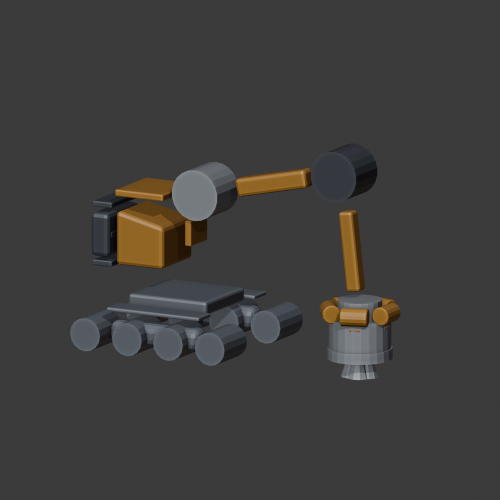
#> input picture Elements_Blender/claw_rig/assembly.png, 1000 x 1000 px (shown at 1/2 size)
$ python key.py ../../Elements_Blender/claw_rig/assembly.png ../../Elements_Blender/claw_rig/cab.png
#> lines starting #> are read from the running program, lines starting #| are printed output that depends on the picture; after the words box and inside, x2 and y2 are one past the last pixel; in counts of white or black regions, pixels touching at a corner belong together
import sys
from PIL import Image, ImageDraw, ImageFilter
src, dst = sys.argv[1], sys.argv[2]
im = Image.open(src).convert("RGB").resize((512,512), Image.LANCZOS)
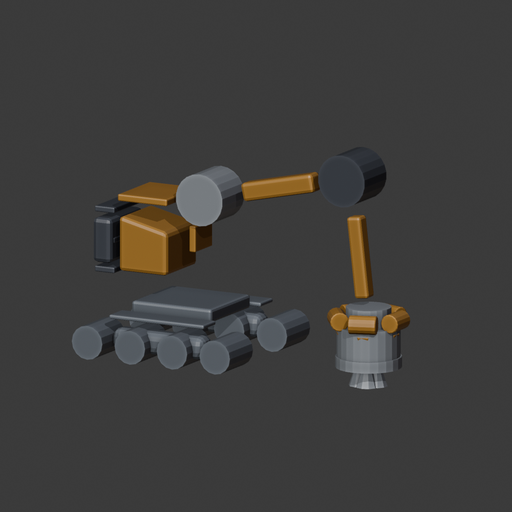
#> im: PIL image 512x512 RGB; mean R, G, B 62.4, 61.3, 59.8
w,h = im.size
#> w = 512; h = 512
SENT=(255,0,255)
seeds=[(0,0),(w-1,0),(0,h-1),(w-1,h-1),(w//2,0),(w//2,h-1),(0,h//2),(w-1,h//2),(4,4),(w-5,4),(4,h-5),(w-5,h-5),(w//2,6),(w//2,h-7),(6,h//2),(w-7,h//2)]
for s in seeds:
    try: ImageDraw.floodfill(im, s, SENT, thresh=140)
    except Exception: pass
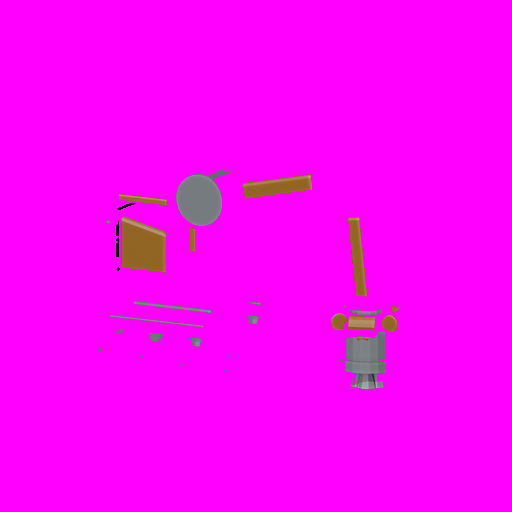
#> im: PIL image 512x512 RGB; mean R, G, B 250.2, 4.4, 248.3
rgba=im.convert("RGBA")
datum=list(im.getdata())
#> datum = 262144 items
mask=Image.frombytes("L",(w,h),bytes(0 if p==SENT else 255 for p in datum))
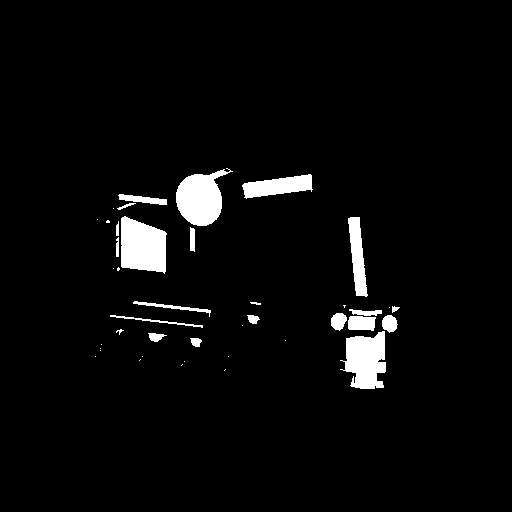
#> mask: PIL image 512x512 L; 3.9% white; 41 white regions (20 under 20 px), largest, box (x1, y1, x2, y2) and area: (121, 216, 167, 274) 2099, (176, 168, 233, 226) 2005, (340, 331, 386, 389) 1872
mask=mask.filter(ImageFilter.MinFilter(5))   # erode ~2px -> kill light fringe
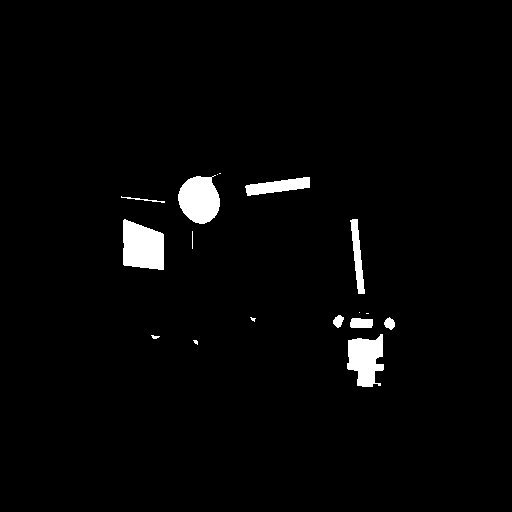
#> mask: PIL image 512x512 L; 2.4% white; 17 white regions (7 under 20 px), largest, box (x1, y1, x2, y2) and area: (123, 219, 164, 270) 1704, (178, 175, 220, 224) 1540, (347, 334, 384, 387) 1371
rgba.putalpha(mask)
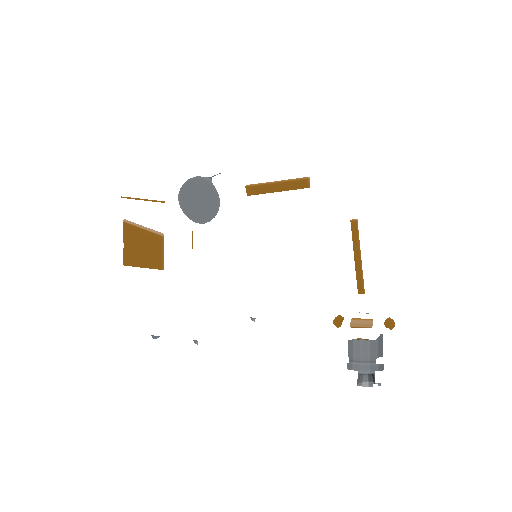
#> rgba: PIL image 512x512 RGBA; mean R, G, B, A 250.2, 4.4, 248.3, 6.2; transparent parts drawn white
bbox=rgba.getchannel("A").getbbox()
#> bbox = (121, 173, 395, 387)
if bbox: rgba=rgba.crop(bbox)
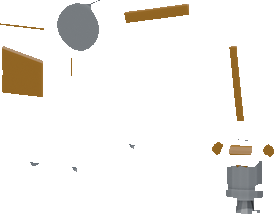
#> rgba: PIL image 274x214 RGBA; mean R, G, B, A 234.6, 19.4, 225.8, 27.8; transparent parts drawn white
ww,hh=rgba.size; s2=int(max(ww,hh)*1.12)
#> after `ww, hh = rgba.size`: ww = 274; hh = 214
#> after `s2 = int(max(ww, hh) * 1.12)`: s2 = 306
cv=Image.new("RGBA",(s2,s2),(0,0,0,0)); cv.paste(rgba,((s2-ww)//2,(s2-hh)//2),rgba)
#> after `cv = Image.new('RGBA', (s2, s2), (0, 0, 0, 0))`: cv: PIL image 306x306 RGBA; every value is 0
#> after `cv.paste(rgba, ((s2 - ww) // 2, (s2 - hh) // 2), rgba)`:
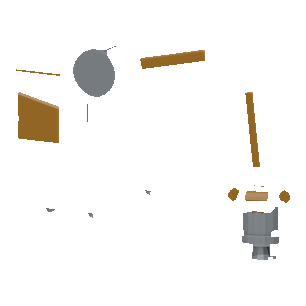
#> cv: PIL image 306x306 RGBA; mean R, G, B, A 9.2, 7.8, 5.6, 17.4; transparent parts drawn white
cv=cv.resize((512,512),Image.LANCZOS); cv.save(dst)
